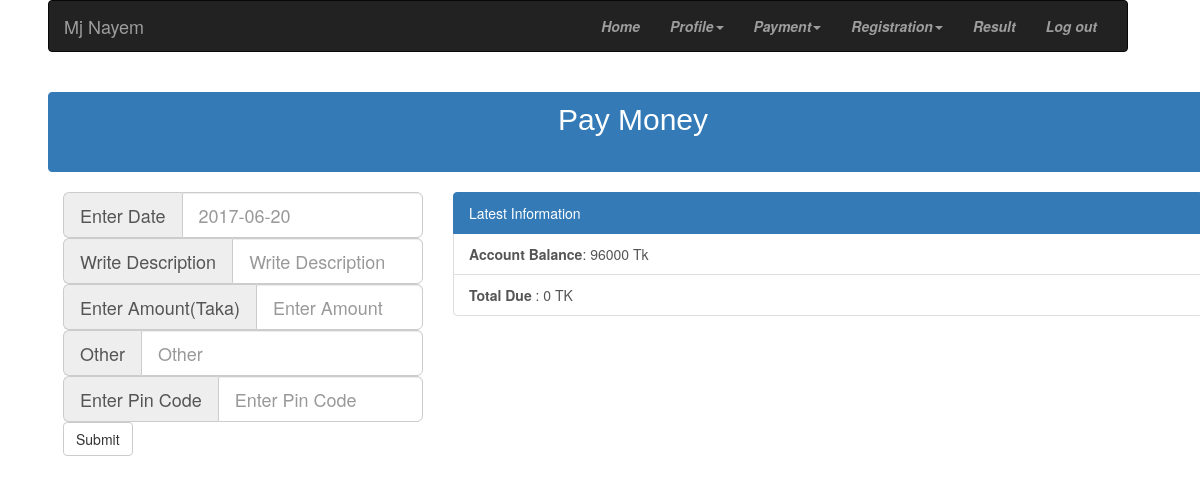
Screenshot of /paymoney.php (signed in) with the database file from the repository.
### tables this page shows
CREATE TABLE `personal_info_student` (
  `email` varchar(30) NOT NULL DEFAULT 'email',
  `f_name` varchar(20) DEFAULT NULL,
  `m_name` varchar(20) DEFAULT NULL,
  `l_name` varchar(20) DEFAULT NULL,
  `n_name` varchar(20) DEFAULT NULL,
  `d_o_b` varchar(20) NOT NULL DEFAULT '2017-07-01',
  `p_o_b` varchar(30) DEFAULT NULL,
  `gender` varchar(10) DEFAULT NULL,
  `marital_status` varchar(20) DEFAULT NULL,
  `blood` varchar(10) DEFAULT NULL,
  `religion` varchar(20) DEFAULT NULL,
  `nationality` varchar(30) DEFAULT NULL,
  `national_id` varchar(50) DEFAULT NULL,
  `passport` varchar(50) DEFAULT NULL,
  `im` varchar(50) DEFAULT NULL,
  `social_id` varchar(200) DEFAULT NULL,
  `about_u` varchar(300) DEFAULT NULL
);

CREATE TABLE `signup` (
  `student_id` varchar(30) DEFAULT NULL,
  `email` varchar(25) DEFAULT NULL,
  `password` varchar(30) DEFAULT NULL,
  `status` varchar(15) DEFAULT NULL,
  `balance` varchar(20) DEFAULT NULL,
  `receiveable` varchar(20) DEFAULT NULL
);

### paymoney.php (the view, shortened to what this page needs)
<?php
require 'db_besic.php';
 $email = $_SESSION["U_email"];
?>
<!DOCTYPE html>
<html>
<head>
  <link  rel="stylesheet" href="bootstrap.min.css"/>
</head>
<body>
<?php
$conn=db_connection();
          mysqli_select_db($conn,"dfd_database");
          $st=mysqli_query($conn,"SELECT * from personal_info_student  where email='$email'");
          $s_up=mysqli_fetch_array($st);
$st=mysqli_query($conn,"SELECT * from signup  where email='$email'");
          $p_info=mysqli_fetch_array($st);
            ?>
<div id="main_body">
<nav class="navbar navbar-inverse">
  <div class="container-fluid ">
   <div class="navbar-header" >
      <a class="navbar-brand"><?php echo $s_up[1]." ".$s_up[2]." ".$s_up[3]?></a>
    </div>
    <div class="collapse navbar-collapse" id="bs-example-navbar-collapse-1">
      <ul class="nav navbar-nav  navbar-right">
        <li class="toggle"><a href="home.php"><i><b>Home</b></i><span class="sr-only">(current)</span></a></li>
        <li class="dropdown">
          <a href="#" class="dropdown-toggle" data-toggle="dropdown" role="button" aria-haspopup="true" aria-expanded="false"><i><b>Profile</b></i><span class="caret"></span></a>
        </li>
        <li class="dropdown">
          <a href="#" class="dropdown-toggle" data-toggle="dropdown" role="button" aria-haspopup="true" aria-expanded="false"><i><b>Payment</b></i><span class="caret"></span></a>
        </li>
            <li class="dropdown">
          <a href="#" class="dropdown-toggle" data-toggle="dropdown" role="button" aria-haspopup="true" aria-expanded="false"><i><b>Registration</b></i><span class="caret"></span></a>
        </li>
          <li class="toggle"><a href="result.php"><i><b>Result</b></i><span class="sr-only">(current)</span></a></li>
           <li class="toggle"><a href="logout.php"><i><b>Log out</b></i><span class="sr-only">(current)</span></a></li>
         </ul>
  </div>
  </nav>
<div class="container">
<div class="row">
<div class="list-group" >
  <h2 class="list-group-item active " id="list-item-tit">
   Pay Money
  </h2>
</div>
</div>
  <div class="row">
    <div class="col-lg-4 ">
       <form action="paymoney.php" method="post">
<div class="input-group input-group-lg">
  <span class="input-group-addon" id="sizing-addon1">Enter Date</span>
  <input type="text" class="form-control" placeholder="2017-06-20" aria-describedby="sizing-addon1" name="EnterDate">
</div>
<div class="input-group input-group-lg">
  <span class="input-group-addon" id="sizing-addon1">Write Description</span>
  <input type="text" class="form-control" placeholder="Write Description" aria-describedby="sizing-addon1" name="WriteDescription">
</div>
<div class="input-group input-group-lg">
  <span class="input-group-addon" id="sizing-addon1">Enter Amount(Taka)</span>
  <input type="text" class="form-control" placeholder="Enter Amount" aria-describedby="sizing-addon1" name="EnterAmount">
</div>
<div class="input-group input-group-lg">
  <span class="input-group-addon" id="sizing-addon1">Other</span>
  <input type="text" class="form-control" placeholder="Other" aria-describedby="sizing-addon1" name="Other">
</div>
  <div class="input-group input-group-lg">
  <span class="input-group-addon" id="sizing-addon1">Enter Pin Code</span>
  <input type="text" class="form-control" placeholder="Enter Pin Code" aria-describedby="sizing-addon1" name="EnterPinCode">
</div>
  <div class="form-group">
  <button type="submit" class="btn btn-default" name="submit">Submit</button>
  </div>
</form>
    </div>
<div class="col-lg-8">
 <div class="list-group">
  <a  class="list-group-item active">
    Latest Information
  </a>
  <a class="list-group-item"><b>Account Balance</b>: <?php echo $p_info[4];?> Tk</a>
  <a class="list-group-item"><b>Total Due </b>: <?php echo $p_info[5];?> TK</a>
</div>
</div>
    </div>
</div>
  </div>
</body>
</html>

### paymoney.php (style rules this page uses)
#main_body { width: 90%; height: auto; position: absolute; left: 4%; }
#list-item-tit { text-align: center; height: 80px; font-family: 'oswald',sans-serif; }

### rows the page displays
personal_info_student: f_name "Mj", m_name "Nayem"
signup: balance "96000", receiveable "0"
